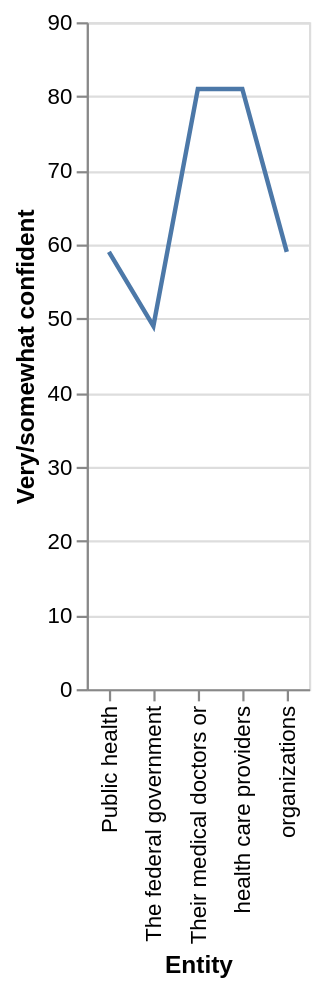

Write a Vega-Lite specification for this figure.
### Vega-Lite specification from a JSON file in a GitHub repository (floating-point values rounded to 4 significant figures)
{"$schema": "https://vega.github.io/schema/vega-lite/v5.json", "description": "Line chart auto-generated from CSV", "data": {"values": [{"Entity": "health care providers", "Very/somewhat confident": "81", "Not at all/not too confident": "19"}, {"Entity": "Their medical doctors or", "Very/somewhat confident": "81", "Not at all/not too confident": "19"}, {"Entity": "organizations", "Very/somewhat confident": "59", "Not at all/not too confident": "41"}, {"Entity": "Public health", "Very/somewhat confident": "59", "Not at all/not too confident": "41"}, {"Entity": "The federal government", "Very/somewhat confident": "49", "Not at all/not too confident": "50"}]}, "mark": "line", "encoding": {"x": {"field": "Entity", "type": "ordinal"}, "y": {"field": "Very/somewhat confident", "type": "quantitative"}}}
